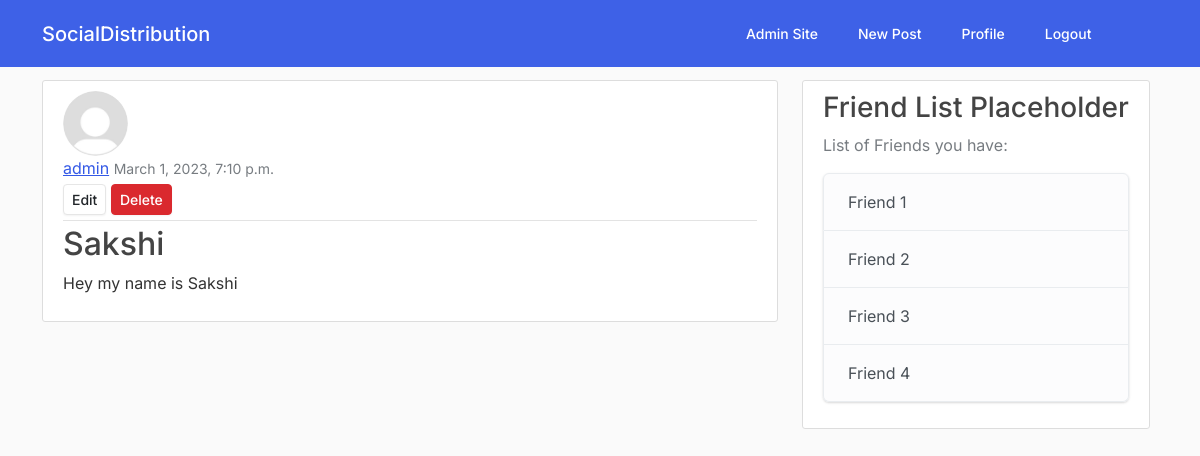
Before: /post/19/ (signed in) with the older database file.
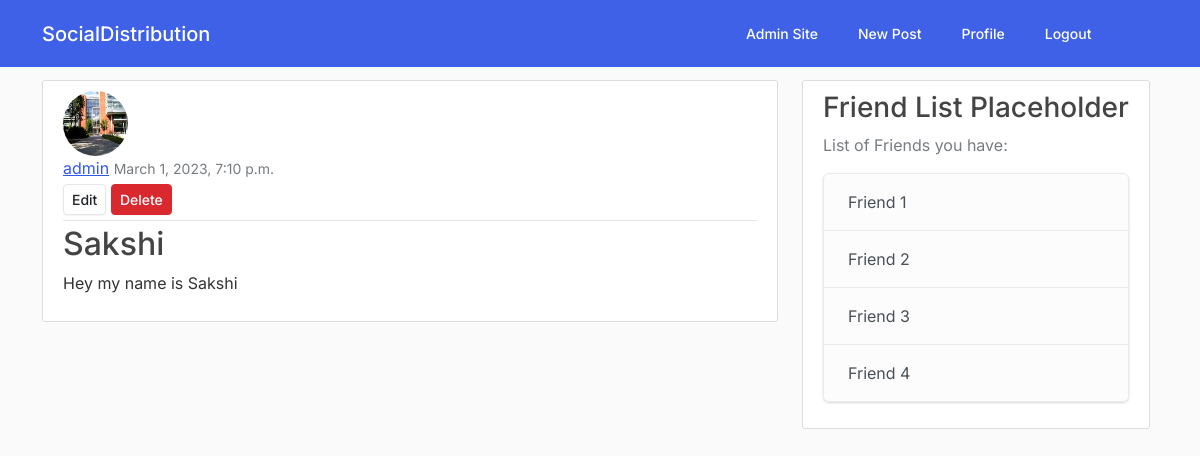
After: the same page with the newer database file.
### stream/models.py (models this page shows, shortened)
class Post(models.Model):
    title = models.CharField(max_length=100)
    content = models.TextField()                               # TextField can have more than 255 characters
    date_posted = models.DateTimeField(default=timezone.now)
    '''https://www.youtube.com/watch?v=xqFM6ykQEwo'''
    howManyLike = models.ManyToManyField(User,related_name= "howManyLike")
    image = models.ImageField(upload_to="uploads/post_photo", blank=True, null=True)
    author = models.ForeignKey(User, on_delete=models.CASCADE) # If user is deleted, all his/her posts are deleted

### users/models.py (models this page shows, shortened)
class Profile(models.Model):
    user = models.OneToOneField(User, on_delete=models.CASCADE)
    image = models.ImageField(default="default.jpg", upload_to="profile_pics")
    follows = models.ManyToManyField("self", related_name="followed_by", symmetrical= False, blank= True )

### stream/views.py (the view)
# urls.py: path('post/<int:pk>/', PostDetailView.as_view(), name='post-detail'),
@method_decorator(login_required(login_url=reverse_lazy('welcome')), name='dispatch')
class PostDetailView(DetailView):
    model = Post

### stream/templates/stream/post_detail.html (shortened to what this page needs)
{% extends "stream/base.html" %}
{% load md2 %}
{% block content %}
    <article class="media content-section">
        <img class="rounded-circle article-img" src="{{ object.author.profile.image.url }}">
        <div class="media-body">
        <div class="article-metadata">
            <a class="mr-2" href="#">{{ object.author }}</a>
            <small class="text-muted">{{ object.date_posted }}</small>
            <div>
                {% if object.author == user %}
                    <a class = "btn btn-secondary btn-sm mt-1 mb-1" href="{% url "post-update" object.id %}">Edit</a>
                    <a class = "btn btn-danger btn-sm mt-1 mb-1" href="{% url "post-delete" object.id %}">Delete</a>
                {% endif %}
            </div>
        </div>
        <h2 class="article-title">{{ object.title }}</h2>
        <p class="article-content">{{ object.content|markdown|urlize }}</p>
        </div>
    </article>
{% endblock content %}

Changed rows visible on the page:
changed through a linked row, Post "Sakshi": author.profile.image: picture added in place of a placeholder
